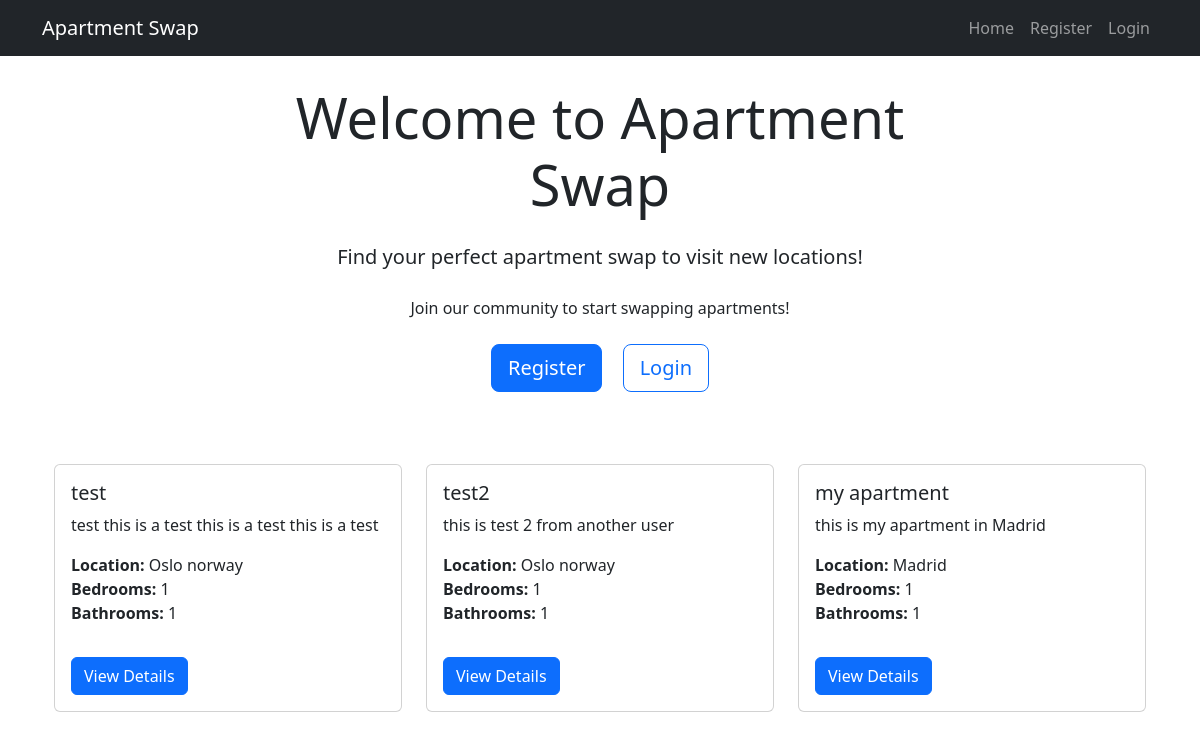
The page / on the database its author committed.
### app/models.py (models this page shows, shortened)
class Apartment(models.Model):
    user = models.ForeignKey(User, on_delete=models.CASCADE)
    title = models.CharField(max_length=200)
    description = models.TextField()
    location = models.CharField(max_length=200)
    bedrooms = models.IntegerField(default=1)
    bathrooms = models.IntegerField(default=1)
    available_from = models.DateField(default=date.today)
    available_until = models.DateField(default=default_available_until)
    created_at = models.DateTimeField(auto_now_add=True)
    updated_at = models.DateTimeField(auto_now=True)

### app/views.py (the view)
# urls.py: path("", views.home, name="home"),
def home(request):
    apartments = Apartment.objects.all()
    return render(request, "home.html", {"apartments": apartments})

### app/templates/home.html (shortened to what this page needs)
{% extends "base.html" %}
{% block content %}
<div class="container">
    <div class="row justify-content-center text-center mb-5">
        <div class="col-md-8">
            <h1 class="display-4 mb-4">Welcome to Apartment Swap</h1>
            <p class="lead mb-4">Find your perfect apartment swap to visit new locations!</p>
            {% if not user.is_authenticated %}
                <div class="mb-4">
                    <p class="mb-4">Join our community to start swapping apartments!</p>
                    <a href="{% url 'register' %}" class="btn btn-primary btn-lg me-3">Register</a>
                    <a href="{% url 'login' %}" class="btn btn-outline-primary btn-lg">Login</a>
                </div>
            {% endif %}
        </div>
    </div>
    <div class="row">
        {% for apartment in apartments %}
            <div class="col-md-4 mb-4">
                <div class="card h-100">
                    <div class="card-body">
                        <h5 class="card-title">{{ apartment.title }}</h5>
                        <p class="card-text">{{ apartment.description|truncatewords:20 }}</p>
                        <ul class="list-unstyled">
                            <li><strong>Location:</strong> {{ apartment.location }}</li>
                            <li><strong>Bedrooms:</strong> {{ apartment.bedrooms }}</li>
                            <li><strong>Bathrooms:</strong> {{ apartment.bathrooms }}</li>
                        </ul>
                        <a href="{% url 'apartment_details' apartment.id %}" class="btn btn-primary mt-3">View Details</a>
                    </div>
                </div>
            </div>
        {% empty %}
            <div class="col-12 text-center">
                <p>No apartments available at the moment.</p>
            </div>
        {% endfor %}
    </div>
</div>
{% endblock %}

### rows shown on the page
Apartment: title "test", description "test this is a test this is a test this is a test", location "Oslo norway", bedrooms "1", bathrooms "1"
Apartment: title "test2", description "this is test 2 from another user", location "Oslo norway", bedrooms "1", bathrooms "1"
Apartment: title "my apartment", description "this is my apartment in Madrid", location "Madrid", bedrooms "1", bathrooms "1"
